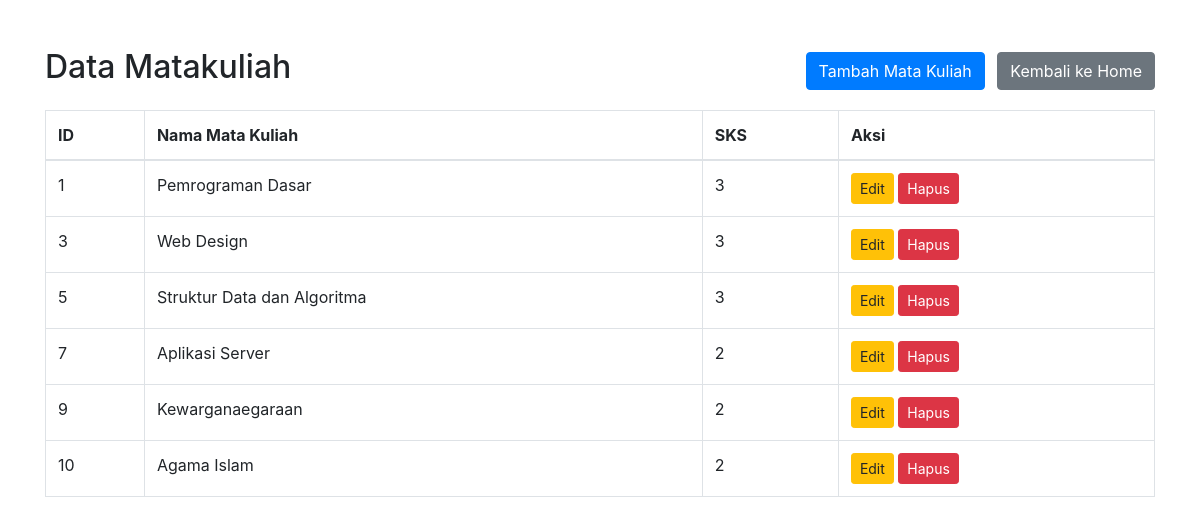
The app's page /matakuliah.php with its own data.
### tables this page shows
CREATE TABLE `mata_kuliah` (
  `id_mk` int(11) NOT NULL,
  `nama_mk` varchar(100) NOT NULL,
  `sks` int(11) NOT NULL
);

### matakuliah.php (the view, shortened to what this page needs)
<!DOCTYPE html>
<html lang="en">
<head>
    <link rel="stylesheet" href="https://stackpath.bootstrapcdn.com/bootstrap/4.5.2/css/bootstrap.min.css">
</head>
<body>
    <div class="container mt-5">
        <div class="row justify-content-between align-items-center mb-3">
            <div class="col-auto">
                <h2>Data Matakuliah</h2>
            </div>
            <div class="col-auto">
                <button type="button" class="btn btn-primary" data-toggle="modal" data-target="#tambahMatakuliahModal">
                Tambah Mata Kuliah
                </button>
                <a href="index.php" class="btn btn-secondary ml-2">Kembali ke Home</a>
            </div>
        </div>
        <table class="table table-bordered">
            <thead>
                <tr>
                    <th>ID</th>
                    <th>Nama Mata Kuliah</th>
                    <th>SKS</th>
                    <th>Aksi</th>
                </tr>
            </thead>
            <tbody>
                <?php
                require 'config.php';
                $stmt = $pdo->query("SELECT * FROM mata_kuliah");
                while ($row = $stmt->fetch(PDO::FETCH_ASSOC)):
                ?>
                <tr>
                    <td><?= $row['id_mk']; ?></td>
                    <td><?= $row['nama_mk']; ?></td>
                    <td><?= $row['sks']; ?></td>
                    <td>
                        <button type="button" class="btn btn-sm btn-warning" data-toggle="modal" data-target="#editMatakuliahModal<?= $row['id_mk']; ?>">Edit</button>
                        <a href="proses.php?hapus_matakuliah=<?= $row['id_mk']; ?>" class="btn btn-sm btn-danger" onclick="return confirm('Apakah Anda yakin ingin menghapus mata kuliah ini?')">Hapus</a>
                    </td>
                </tr>
                <?php endwhile; ?>
            </tbody>
        </table>
    </div>
</body>
</html>

### records on screen
mata_kuliah: id_mk "1", nama_mk "Pemrograman Dasar", sks "3"
mata_kuliah: id_mk "3", nama_mk "Web Design", sks "3"
mata_kuliah: id_mk "5", nama_mk "Struktur Data dan Algoritma", sks "3"
mata_kuliah: id_mk "7", nama_mk "Aplikasi Server", sks "2"
mata_kuliah: id_mk "9", nama_mk "Kewarganaegaraan", sks "2"
mata_kuliah: id_mk "10", nama_mk "Agama Islam", sks "2"
